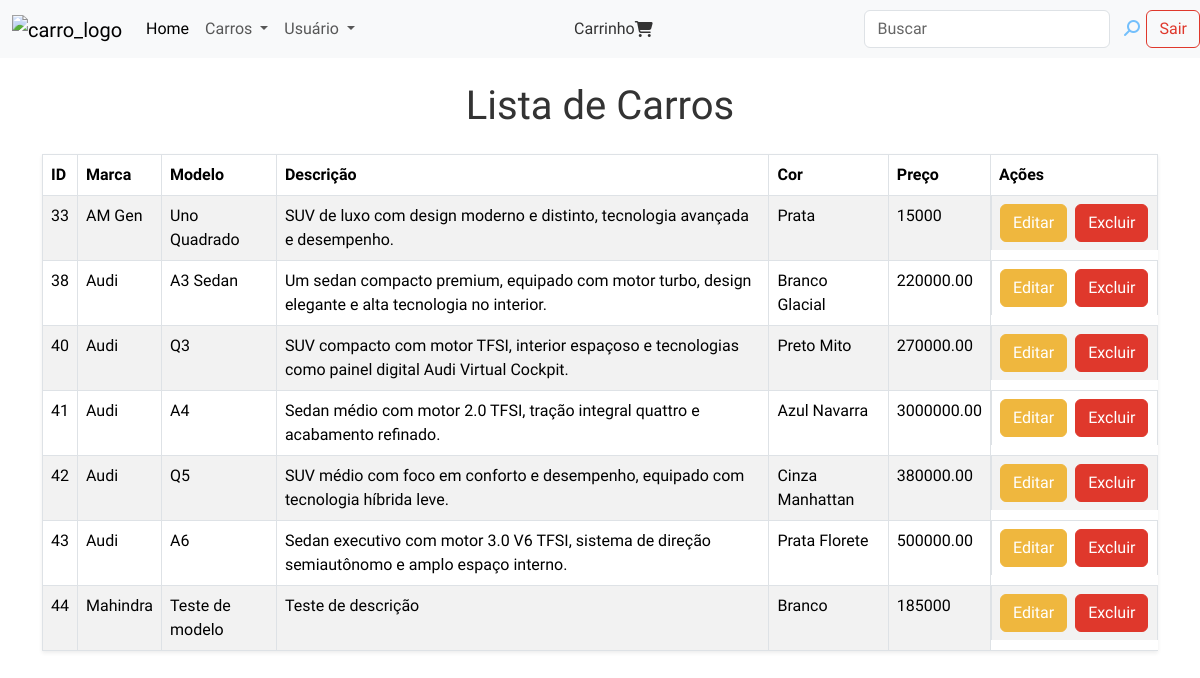
The app's page /listaVeiculos.php, older data.
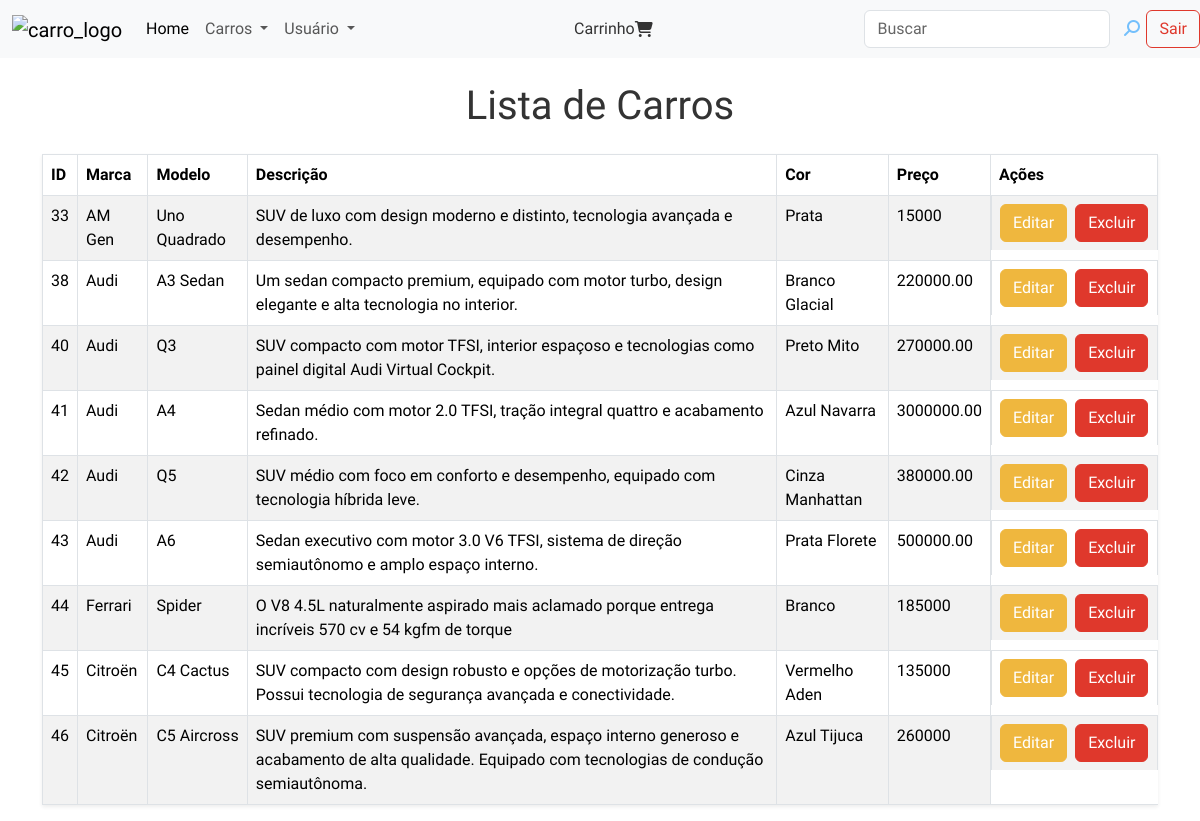
The same page, newer data.
### tables this page shows
CREATE TABLE `carros` (
  `id` int NOT NULL,
  `marca` varchar(200) NOT NULL,
  `modelo` varchar(100) NOT NULL,
  `preco` varchar(30) NOT NULL,
  `descricao` text NOT NULL,
  `cor` varchar(50) NOT NULL,
  `imagem` varchar(100) NOT NULL
);

CREATE TABLE `brands` (
  `id` int NOT NULL,
  `name` varchar(255) NOT NULL,
  `category` varchar(10) NOT NULL
);

### listaVeiculos.php (the view, shortened to what this page needs)
<?php
    include 'conexao.php';
    $sqlListagem = "SELECT carros.id, brands.name as marca, modelo, descricao, cor, preco
                    FROM carros
                    JOIN brands ON brands.id = carros.marca";
    $resultado = $conn->query($sqlListagem);
    $termoPesquisa= isset($_POST['pesquisa']) ? $_POST['pesquisa'] : '';
    if($conn) {
        $stmt = $conn->prepare("SELECT carros.id, brands.name as marca, modelo, descricao, cor, preco
                        FROM carros
                        JOIN brands ON brands.id = carros.marca
                        WHERE carros.id LIKE ? OR brands.name LIKE ? OR modelo LIKE ? OR cor LIKE ? OR preco LIKE ?");
        $termoPesquisa = "%" . $termoPesquisa . "%";
        $stmt->bind_param('sssss', $termoPesquisa, $termoPesquisa, $termoPesquisa, $termoPesquisa, $termoPesquisa);
        $stmt->execute();
        $resultado = $stmt->get_result();
    }
?>
<!DOCTYPE html>
<html lang="pt-BR">
<head>
    <link href="https://bootswatch.com/5/united/bootstrap.min.css" rel="stylesheet">
    <link rel="stylesheet" href="src/style/index.css">
    <link rel="stylesheet" href="https://cdn.jsdelivr.net/npm/sweetalert2@11.6.8/dist/sweetalert2.min.css">
    <link rel="stylesheet" href="https://cdnjs.cloudflare.com/ajax/libs/font-awesome/6.5.0/css/all.min.css">
</head>
<header class="header">
    <nav class="navbar navbar-expand-lg bg-body-tertiary">
        <div class="container-fluid">
            <a class="navbar-brand" href="paginaInicial.php"><img class="logo" src="img/perfil/car.png" alt="carro_logo"></a>
            <div class="collapse navbar-collapse" id="navbarSupportedContent">
                <ul class="navbar-nav me-auto mb-2 mb-lg-0">
                    <li class="nav-item">
                        <a class="nav-link active" aria-current="page" href="paginaInicial.php">Home</a>
                    </li>
                    <li class="nav-item dropdown">
                        <a class="nav-link dropdown-toggle" role="button" data-bs-toggle="dropdown" aria-expanded="false" id="dropdownMenuLink">
                            Carros
                        </a>
                    </li>
                    <li class="nav-item dropdown">
                        <a class="nav-link dropdown-toggle" role="button" data-bs-toggle="dropdown" aria-expanded="false" id="dropdownMenuLink1">
                            Usuário
                        </a>
                    </li>
                </ul>
                <div class="carrinho-container">
                    <a class="carrinho" href="paginaCompra.php">Carrinho</a>
                    <i class="fa-solid fa-cart-shopping"></i>
                </div>
                <form class="d-flex" role="search" method="POST">
                    <input class="form-control me-2" type="search" name="pesquisa" placeholder="Buscar" aria-label="Search" style="margin-left:10px">
                    <button type="submit" style="border: none; background: none"><i class="fa-solid fa-magnifying-glass fa-rotate-90" style="color: #74C0FC; margin-top: 2px"></i></button>
                </form>
                <a class="btn btn-outline-danger" href="login.php">Sair</a>
            </div>
        </div>
    </nav>
</header>
<body>
<div class="container">
    <h1 class="my-4 text-center">Lista de Carros</h1>
    <?php if ($resultado->num_rows > 0): ?>
        <table class="table table-striped table-hover table-bordered shadow-sm">
            <thead>
            <tr>
                <th>ID</th>
                <th>Marca</th>
                <th>Modelo</th>
                <th>Descrição</th>
                <th>Cor</th>
                <th>Preço</th>
                <th>Ações</th>
            </tr>
            </thead>
            <tbody>
            <?php
            while ($row = $resultado->fetch_assoc()) {
                echo "<tr>";
                echo "<td>" . $row['id'] . "</td>";
                echo "<td>" . $row['marca'] . "</td>";
                echo "<td>" . $row['modelo'] . "</td>";
                echo "<td>" . $row['descricao'] . "</td>";
                echo "<td>" . $row['cor'] . "</td>";
                echo "<td>" . $row['preco'] . "</td>";
                echo "<td class='d-flex justify-content-start'>";
                echo "<button class='btn btn-warning btn-editar me-2' data-id='" . $row['id'] .
                    "' data-marca='" . $row['marca'] .
                    "' data-modelo='" . $row['modelo'] .
                    "' data-descricao='" . $row['descricao'] .
                    "' data-cor='" . $row['cor'] .
                    "' data-preco='" . $row['preco'] .
                    "'>Editar</button>";
                echo "<button class='btn btn-danger btn-excluir' data-id='" . $row['id'] . "'>Excluir</button>";
                echo "</td>";
                echo "</tr>";
            }
            ?>
            </tbody>
        </table>
    <?php else: ?>
        <p class="alert alert-warning">Não há carros registrados!</p>
    <?php endif; ?>
</div>
</body>
</html>

### src/style/index.css (style rules this page uses)
body { overflow-x: hidden; }
.container-fluid { max-width: 100%; margin-left: 1%; padding-left: 0; padding-right: 0; }
.carrinho-container { display: inline-flex; align-items: center; margin-right: 19%; }
.carrinho { text-decoration: none; color: inherit; font-size: 16px; }

Row changes from the older to the newer data that the page shows:
changed carros "Branco": brands.name "Mahindra" → "Ferrari"; modelo "Teste de modelo" → "Spider"; descricao "Teste de descrição" → "O V8 4.5L naturalmente aspirado mais aclamado porque entrega incríveis 570 cv e 54 kgfm de torque"
added carros: id "45", brands.name "Citroën", modelo "C4 Cactus", descricao "SUV compacto com design robusto e opções de motorização turbo. Possui tecnologia de segurança avançada e conectividade.", cor "Vermelho Aden", preco "135000"
added carros: id "46", brands.name "Citroën", modelo "C5 Aircross", descricao "SUV premium com suspensão avançada, espaço interno generoso e acabamento de alta qualidade. Equipado com tecnologias de condução semiautônoma.", cor "Azul Tijuca", preco "260000"
